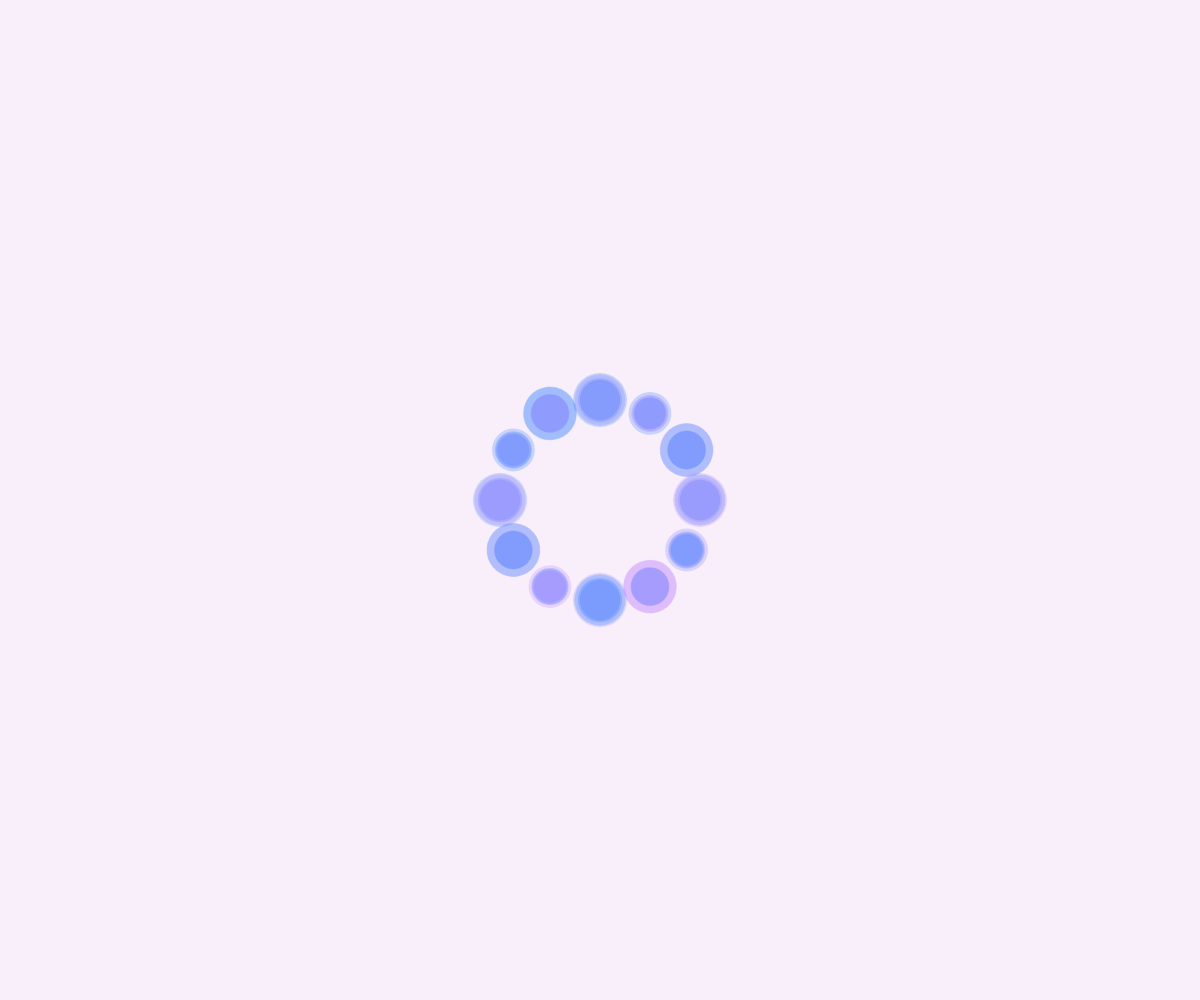
Frame 1 (no input)
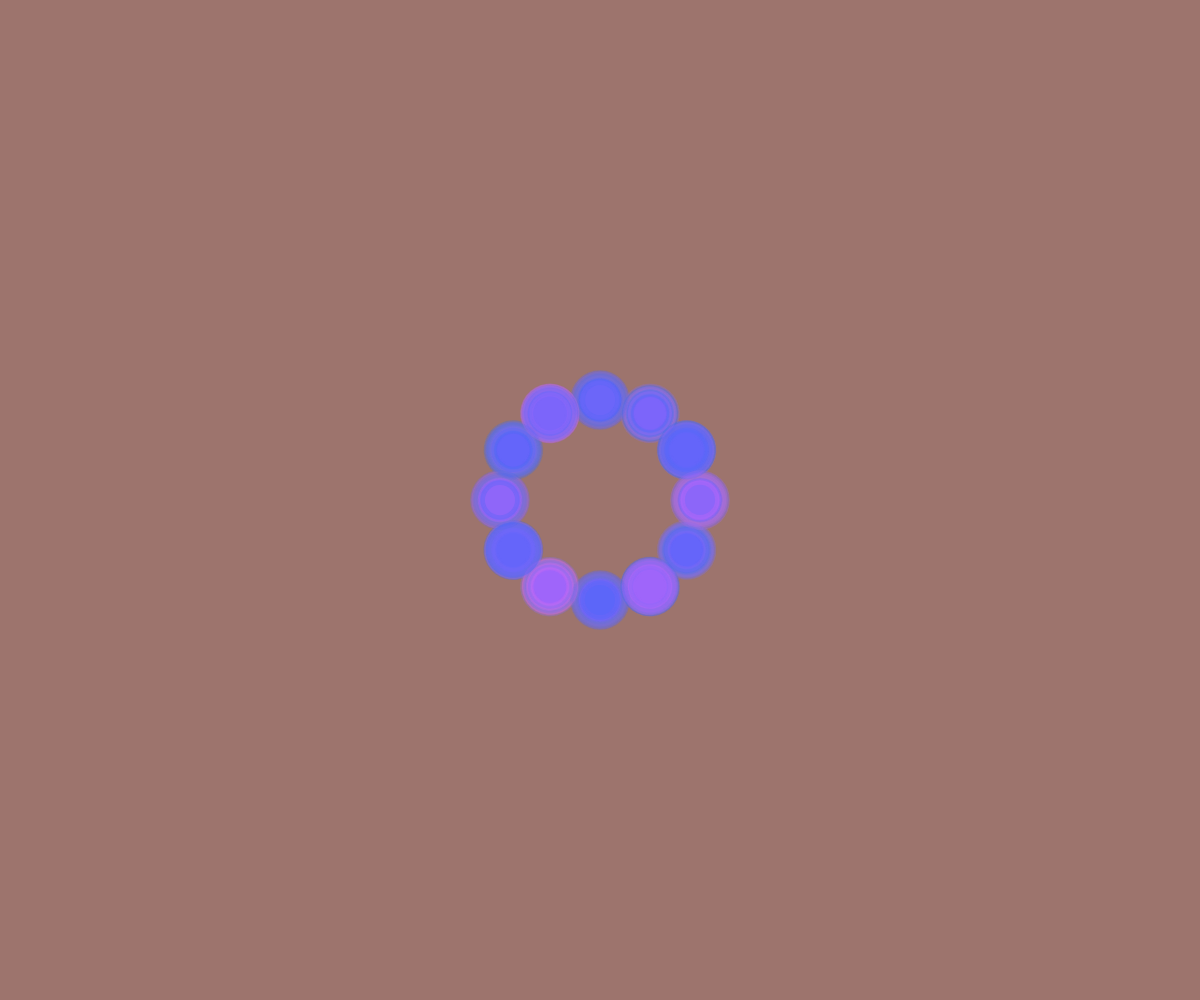
Frame 60 (no input)
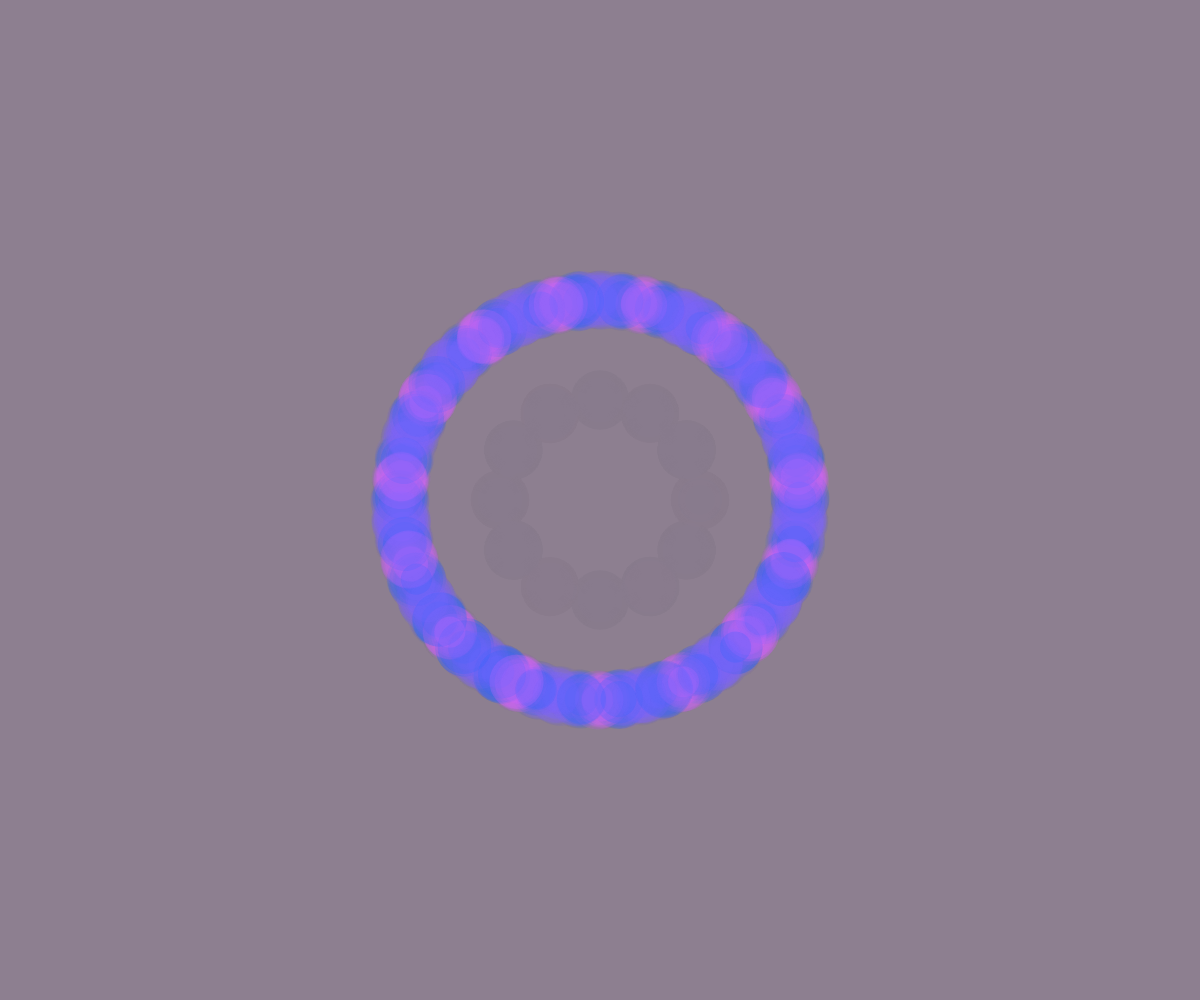
Frame 120 (the mouse pressed at the canvas centre since frame 60)

The p5.js sketch that drew these frames (run headless with seeded random() and noise() and a simulated clock; from frame 60 on, the mouse is pressed at the canvas centre):

// p5.js sketch
// ── sketch.js
let angle = 0;
let angleSpeed;
let radius;
let shapeSize;

function setup() {
  createCanvas(windowWidth, windowHeight);
  angleMode(DEGREES);
  noStroke();
}

function draw() {
  // Change the background color for a strobe effect
  background(random(255), random(255), random(255), 20);

  translate(width / 2, height / 2);

  // Change the radius and angle speed based on mouse position
  radius = map(mouseX, 0, width, 100, 300);
  angleSpeed = map(mouseY, 0, height, 0.001, 0.02);

  let numSegments = floor(map(mouseX, 0, width, 6, 24));

  for (let i = 0; i < numSegments; i++) {
    push();
    rotate((360 / numSegments) * i);
    drawShapes();
    pop();
    push();
    scale(-1, 1);
    rotate((360 / numSegments) * i);
    drawShapes();
    pop();
  }

  angle += angleSpeed;
}

function drawShapes() {
  let x = radius * cos(angle);
  let y = radius * sin(angle);

  // Randomly change the size of the shapes
  shapeSize = random(30, 60);

  fill((angle + frameCount) % 255, 100, 255, 50);
  ellipse(x, y, shapeSize, shapeSize);

  fill((angle + frameCount + 85) % 255, 100, 255, 50);
  ellipse(y, x, shapeSize, shapeSize);

  fill((angle + frameCount + 170) % 255, 100, 255, 50);
  ellipse(-x, -y, shapeSize, shapeSize);

  fill((angle + frameCount + 255) % 255, 100, 255, 50);
  ellipse(-y, -x, shapeSize, shapeSize);
}
